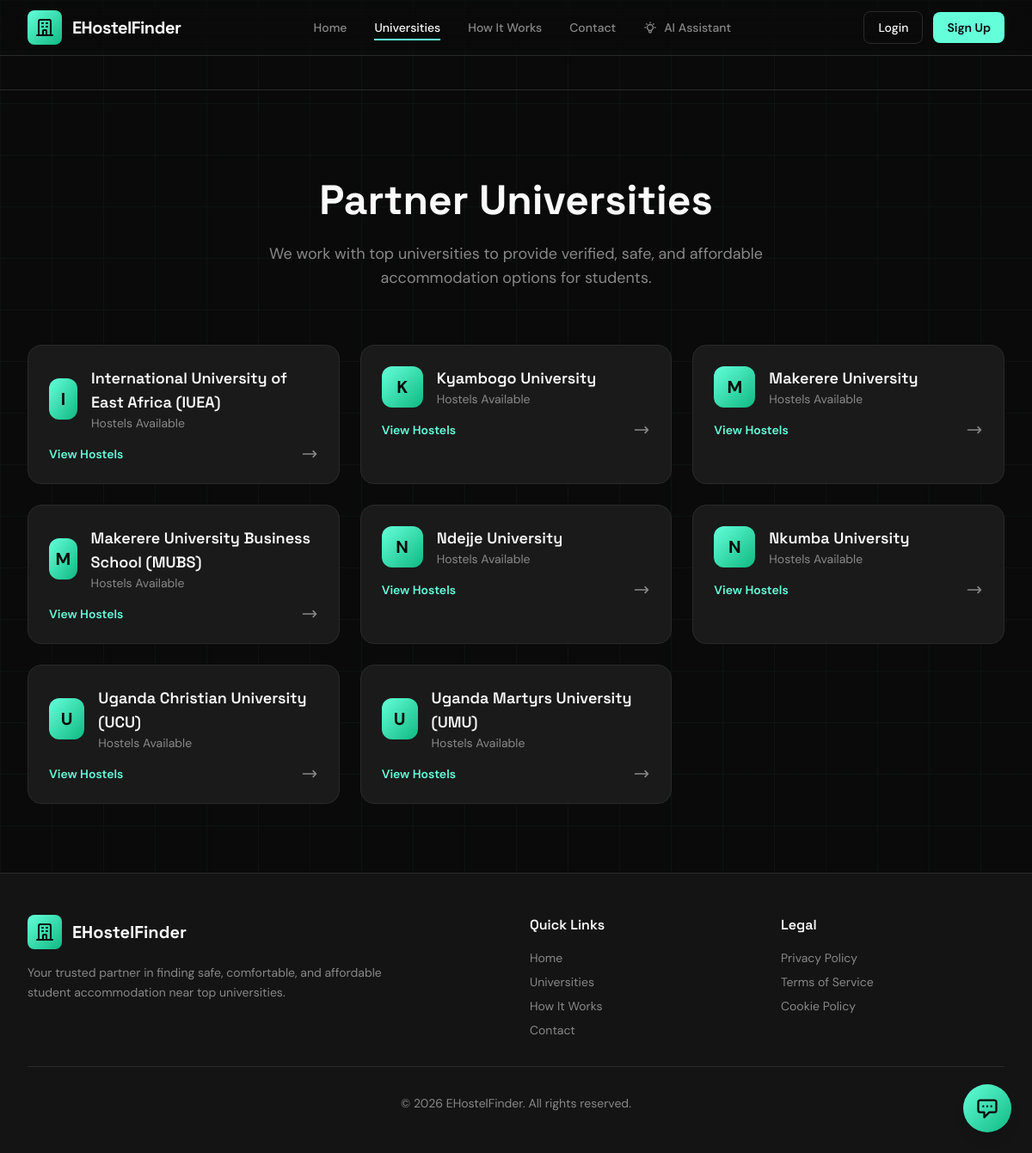
/universities/, run on the app's committed database.
### hostels/models.py (models this page shows, shortened)
class Hostel(models.Model):
    name = models.CharField(max_length=255)
    description = models.TextField()
    university = models.CharField(max_length=255)
    distance = models.CharField(max_length=100)
    price = models.IntegerField()
    rating = models.DecimalField(max_digits=3, decimal_places=1)
    review_count = models.IntegerField(default=0)
    image_url = models.URLField()
    amenities = models.JSONField(default=list)
    contact = models.CharField(max_length=50)
    address = models.CharField(max_length=255)
    available = models.BooleanField(default=True)
    created_at = models.DateTimeField(default=timezone.now)
    updated_at = models.DateTimeField(auto_now=True)

### hostels/views.py (the view)
# urls.py: path('universities/', views.universities, name='universities'),
def universities(request):
    hostels_qs = Hostel.objects.all()
    universities_set = set()
    for h in hostels_qs:
        if h.university:
            universities_set.add(h.university)
    context = {
        'universities': sorted(list(universities_set)),
    }
    return render(request, 'universities.html', context)

### templates/universities.html (shortened to what this page needs)
{% extends "base.html" %}
{% block nav_universities %}active{% endblock %}
{% block content %}
<div class="bg-[var(--border)] h-px my-6"></div>
<div class="max-w-7xl mx-auto px-4 sm:px-6 lg:px-8 py-20">
    <div class="text-center mb-16 opacity-0 animate-fade-in-up">
        <h1 class="text-4xl sm:text-5xl font-['Space_Grotesk'] font-bold mb-6">Partner Universities</h1>
        <p class="text-[var(--muted)] text-lg max-w-2xl mx-auto">
            We work with top universities to provide verified, safe, and affordable accommodation options for students.
        </p>
    </div>
    <div class="grid sm:grid-cols-2 lg:grid-cols-3 gap-6">
        {% for uni in universities %}
        <a href="/?university={{ uni|urlencode }}"
           class="card-hover bg-[var(--card)] rounded-2xl p-6 border border-[var(--border)] opacity-0 animate-fade-in-up stagger-{{ forloop.counter }}">
            <div class="flex items-center gap-4 mb-4">
                <div class="w-12 h-12 rounded-xl bg-gradient-to-br from-[var(--accent)] to-emerald-500 flex items-center justify-center">
                    <span class="text-[var(--bg)] font-bold text-xl">{{ uni|slice:":1"|upper }}</span>
                </div>
                <div>
                    <h3 class="font-['Space_Grotesk'] font-semibold text-lg">{{ uni }}</h3>
                    <p class="text-[var(--muted)] text-sm">Hostels Available</p>
                </div>
            </div>
            <div class="flex items-center justify-between text-sm">
                <span class="text-[var(--accent)] font-semibold">View Hostels</span>
                <svg class="w-5 h-5 text-[var(--muted)] transition-transform group-hover:translate-x-1" fill="none" stroke="currentColor" viewBox="0 0 24 24">
                    <path stroke-linecap="round" stroke-linejoin="round" stroke-width="2" d="M17 8l4 4m0 0l-4 4m4-4H3"/>
                </svg>
            </div>
        </a>
        {% endfor %}
    </div>
</div>
{% endblock %}

### templates/base.html (shortened to what this page needs)
<!DOCTYPE html>
<html lang="en">
<head>
    <script src="https://cdn.tailwindcss.com"></script>
</head>
<body class="bg-grid">
    <nav class="fixed top-0 left-0 right-0 z-50 bg-[var(--bg)]/80 backdrop-blur-lg border-b border-[var(--border)]">
        <div class="max-w-7xl mx-auto px-4 sm:px-6 lg:px-8">
            <div class="flex items-center justify-between h-16">
                <a href="/" class="flex items-center gap-3">
                    <div class="w-10 h-10 rounded-lg bg-gradient-to-br from-[var(--accent)] to-emerald-500 flex items-center justify-center">
                        <svg class="w-6 h-6 text-[var(--bg)]" fill="none" stroke="currentColor" viewBox="0 0 24 24">
                            <path stroke-linecap="round" stroke-linejoin="round" stroke-width="2" d="M19 21V5a2 2 0 00-2-2H7a2 2 0 00-2 2v16m14 0h2m-2 0h-5m-9 0H3m2 0h5M9 7h1m-1 4h1m4-4h1m-1 4h1m-5 10v-5a1 1 0 011-1h2a1 1 0 011 1v5m-4 0h4"/>
                        </svg>
                    </div>
                    <span class="text-xl font-bold font-['Space_Grotesk'] tracking-tight">EHostelFinder</span>
                </a>
                <div class="hidden md:flex items-center gap-8">
                    <a href="/" class="nav-link {% block nav_home %}{% endblock %}">Home</a>
                    <a href="/universities/" class="nav-link {% block nav_universities %}{% endblock %}">Universities</a>
                    <a href="/how-it-works/" class="nav-link {% block nav_how %}{% endblock %}">How It Works</a>
                    <a href="/contact/" class="nav-link {% block nav_contact %}{% endblock %}">Contact</a>
                    <a href="/ai-assistant/" class="nav-link flex items-center gap-2 {% block nav_ai %}{% endblock %}">
                        <span>AI Assistant</span>
                    </a>
                </div>
                <div class="flex items-center gap-3">
                    {% if user.is_authenticated %}
                        <div class="hidden sm:flex items-center gap-3 px-3 py-2 rounded-full bg-[var(--card)] border border-[var(--border)]">
                            <div class="w-8 h-8 rounded-full bg-gradient-to-br from-[var(--accent)] to-cyan-500 flex items-center justify-center text-sm font-bold text-[var(--bg)]">
                                {{ user.first_name|slice:":1"|upper }}
                            </div>
                            <span class="text-sm font-medium hidden md:block">Welcome, {{ user.first_name }}</span>
                        </div>
                        <a href="/logout/" class="btn-secondary text-sm py-2 px-4">Logout</a>
                    {% else %}
                        <a href="/login/" class="btn-secondary text-sm py-2 px-4">Login</a>
                        <a href="/signup/" class="btn-primary text-sm py-2 px-4">Sign Up</a>
                    {% endif %}
                </div>
            </div>
        </div>
    </nav>
    <main class="pt-20">
        {% block content %}{% endblock %}
    </main>
    <footer class="border-t border-[var(--border)] bg-[var(--bg-elevated)]">
        <div class="max-w-7xl mx-auto px-4 sm:px-6 lg:px-8 py-12">
            <div class="grid md:grid-cols-4 gap-8">
                <div class="md:col-span-2">
                    <div class="flex items-center gap-3 mb-4">
                        <div class="w-10 h-10 rounded-lg bg-gradient-to-br from-[var(--accent)] to-emerald-500 flex items-center justify-center">
                            <svg class="w-6 h-6 text-[var(--bg)]" fill="none" stroke="currentColor" viewBox="0 0 24 24">
                                <path stroke-linecap="round" stroke-linejoin="round" stroke-width="2" d="M19 21V5a2 2 0 00-2-2H7a2 2 0 00-2 2v16m14 0h2m-2 0h-5m-9 0H3m2 0h5M9 7h1m-1 4h1m4-4h1m-1 4h1m-5 10v-5a1 1 0 011-1h2a1 1 0 011 1v5m-4 0h4"/>
                            </svg>
                        </div>
                        <span class="text-xl font-bold font-['Space_Grotesk']">EHostelFinder</span>
                    </div>
                    <p class="text-[var(--muted)] text-sm leading-relaxed max-w-md">
                        Your trusted partner in finding safe, comfortable, and affordable student accommodation near top universities.
                    </p>
                </div>
                <div>
                    <h4 class="font-['Space_Grotesk'] font-semibold mb-4">Quick Links</h4>
                    <ul class="space-y-2 text-sm text-[var(--muted)]">
                        <li><a href="/" class="hover:text-[var(--fg)] transition-colors">Home</a></li>
                        <li><a href="/universities/" class="hover:text-[var(--fg)] transition-colors">Universities</a></li>
                        <li><a href="/how-it-works/" class="hover:text-[var(--fg)] transition-colors">How It Works</a></li>
                        <li><a href="/contact/" class="hover:text-[var(--fg)] transition-colors">Contact</a></li>
                    </ul>
                </div>
                <div>
                    <h4 class="font-['Space_Grotesk'] font-semibold mb-4">Legal</h4>
                    <ul class="space-y-2 text-sm text-[var(--muted)]">
                        <li><a href="/privacy-policy/" class="hover:text-[var(--fg)] transition-colors">Privacy Policy</a></li>
                        <li><a href="/terms-of-use/" class="hover:text-[var(--fg)] transition-colors">Terms of Service</a></li>
                        <li><a href="/cookie-policy/" class="hover:text-[var(--fg)] transition-colors">Cookie Policy</a></li>
                    </ul>
                </div>
            </div>
            <div class="border-t border-[var(--border)] mt-8 pt-8 text-center text-sm text-[var(--muted)]">
                <p>&copy; 2026 EHostelFinder. All rights reserved.</p>
            </div>
        </div>
    </footer>
    <button id="ai-chat-toggle" class="fixed bottom-6 right-6 z-50 w-14 h-14 rounded-full bg-gradient-to-br from-[var(--accent)] to-emerald-500 shadow-lg hover:shadow-xl transition-all duration-300 flex items-center justify-center group">
        <svg id="chat-icon-open" class="w-7 h-7 text-[var(--bg)]" fill="none" stroke="currentColor" viewBox="0 0 24 24">
            <path stroke-linecap="round" stroke-linejoin="round" stroke-width="2" d="M8 10h.01M12 10h.01M16 10h.01M9 16H5a2 2 0 01-2-2V6a2 2 0 012-2h14a2 2 0 012 2v8a2 2 0 01-2 2h-5l-5 5v-5z"/>
        </svg>
    </button>
</body>
</html>

### templates/base.html (style rules this page uses)
:root { --bg: #0a0a0a; --bg-elevated: #141414; --card: #1a1a1a; --border: #2a2a2a; --fg: #fafafa; --muted: #888888; --accent: #64ffda; --accent-hover: #4fd8b0; }
* { box-sizing: border-box; }
html { scroll-behavior: smooth; }
body { font-family: 'DM Sans', sans-serif; background: var(--bg); color: var(--fg); min-height: 100vh; }
h1, h2, h3, h4, h5, h6 { font-family: 'Space Grotesk', sans-serif; }
.bg-grid { background-image: linear-gradient(rgba(100, 255, 218, 0.03) 1px, transparent 1px), linear-gradient(90deg, rgba(100, 255, 218, 0.03) 1px, transparent 1px); background-size: 60px 60px; }
.card-hover { transition: all 0.3s cubic-bezier(0.4, 0, 0.2, 1); }
.btn-primary { background: var(--accent); color: var(--bg); font-weight: 600; padding: 12px 24px; border-radius: 8px; transition: all 0.2s ease; border: none; cursor: pointer; }
.btn-secondary { background: transparent; color: var(--fg); font-weight: 500; padding: 12px 24px; border-radius: 8px; border: 1px solid var(--border); transition: all 0.2s ease; cursor: pointer; }
.nav-link { position: relative; color: var(--muted); text-decoration: none; font-weight: 500; font-size: 14px; transition: color 0.2s ease; }
.nav-link::after { content: ''; position: absolute; bottom: -4px; left: 0; width: 0; height: 2px; background: var(--accent); transition: width 0.2s ease; }
.nav-link:hover, .nav-link.active { color: var(--fg); }
.nav-link:hover::after, .nav-link.active::after { width: 100%; }
.animate-fade-in-up { animation: fadeInUp 0.6s cubic-bezier(0.4, 0, 0.2, 1) forwards; }
.stagger-1 { animation-delay: 0.1s; }
.stagger-2 { animation-delay: 0.2s; }
.stagger-3 { animation-delay: 0.3s; }
.stagger-4 { animation-delay: 0.4s; }
.stagger-5 { animation-delay: 0.5s; }
#ai-chat-toggle { animation: pulse-accent 2s infinite; }

### data on the page
Hostel: universities "I", universities "International University of East Africa (IUEA)"
Hostel: universities "K", universities "Kyambogo University"
Hostel: universities "M", universities "Makerere University"
Hostel: universities "M", universities "Makerere University Business School (MUBS)"
Hostel: universities "N", universities "Ndejje University"
Hostel: universities "N", universities "Nkumba University"
Hostel: universities "U", universities "Uganda Christian University (UCU)"
Hostel: universities "U", universities "Uganda Martyrs University (UMU)"
